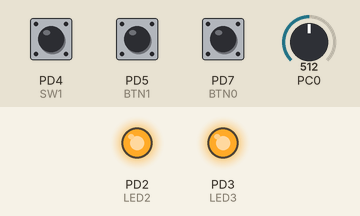
Bench run of a program on a simulated ATmega328P, built with avr-gcc and emulated at 16 MHz. Shown: output pins drawn as LEDs (lit = HIGH). The inputs (shaded band) are chosen by the test bench; at power-on: PD4 (SW1) LOW, PC0 = 512, PD5 (BTN1) HIGH, PD7 (BTN0) HIGH. Pins used as bus, display or sensor lines are not drawn.

Above: at 1.2 s.
1.3 s: PD4 (SW1) pulled HIGH for 0.15 s
At 1.37 s:
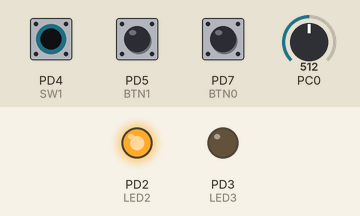
2.9 s: PD4 (SW1) pulled HIGH for 3.2 s
At 7.1 s:
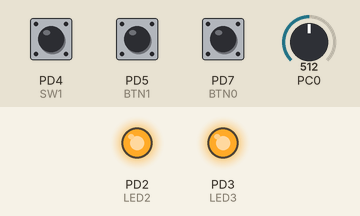
Timing chart, 0 to 8.6 s (numbered marks = the images above; inputs shaded):
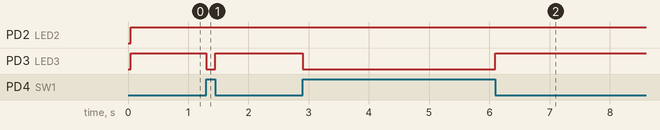

The program:

main.c
```c
/*
 * Students: Mytch Johnson and Erik Miller
 * Class: CPE 329-07 w/ Dr. Oliver
 * Project 2: Create a function generator
 * Date: 4/20/2016
 * Revision: 1
 */

#include "WaveGen.h"
#include "arduinoUtil.h"

// Global Variables
uint8_t btn0 = 0;
uint8_t btn1 = 0;

uint8_t was0Pressed = 0;
uint8_t was1Pressed = 0;

uint16_t voltage = 0;

int main() {
   GPIO_Initialization();  // initialize GPIO, interrupts, and timers
   initWaves();            // fill square, sawtooth, triangle, and sine LUTs

   sei();									// enable interrupts

   PORTD |= (1<<LED2);     // indicator LED that system is ready

   // Stuck here forever
   while (1){
      if (check_switch())              // If the switch is active,
         setFreq(check_voltage());  //  step through the frequencies
      else {                           // If the switch is not active,
         sweepFreq(check_voltage());
      }
   }

   return 0;
}

///////////////////////////////////ISR/////////////////////////////////////////

// ISR to increment through wave function LUTs and set frequency
ISR(TIMER0_COMPA_vect){
   Transmit_SPI_Master(nextWavePoint());
}

// ISR to check the buttons
ISR(TIMER2_COMPA_vect){
   // Button Debounce
   if (!(PIND & 1 << BTN0))
      btn0++;
   else
      btn0 = was0Pressed = 0;

   if (!(PIND & 1 << BTN1))
      btn1++;
   else
      btn1 = was1Pressed = 0;

   // If a button has been pressed, cycle to next wave or duty
   if(btn0 >= DEBOUNCE) {
      if (!was0Pressed)
         nextWave();
      btn0 = 0;
      was0Pressed = 1;
   }

   if(btn1 >= DEBOUNCE) {
      if (!was1Pressed) {
         cycleDuty();
      }
      btn1 = 0;
      was1Pressed = 1;
   }

}
```

WaveGen.c
```c
/*
 * Students: Mytch Johnson and Erik Miller
 * Class: CPE 329-07 w/ Dr. Oliver
 * Project 2: Create a function generator
 * Date: 4/20/2016
 * Revision: 1
 */

#include "WaveGen.h"

#define NUM_WAVES 4
#define STANDARD_DUTY_CYCLE 50 // %

#define MAX_VOLTAGE 5 // Volts
#define MIN_VOLTAGE 0 // Volts

void make_square_LUT();
void make_triangle_LUT();
void make_sawtooth_LUT();
void make_sin_LUT();

uint8_t dutyCycle = STANDARD_DUTY_CYCLE;

uint16_t SquareWave[NUM_SAMPLES];
uint16_t TriWave[NUM_SAMPLES];
uint16_t SawWave[NUM_SAMPLES];
uint16_t SinWave[NUM_SAMPLES];

uint16_t *Wave;

void initWaves() {
   make_square_LUT();
   make_triangle_LUT();
   make_sawtooth_LUT();
   make_sin_LUT();

   Wave = SquareWave;
}

void nextWave() {
   static uint8_t waveNdx = 0;
   static uint16_t* waves[NUM_WAVES] = {SquareWave, TriWave, SawWave, SinWave};

   waveNdx++;
   waveNdx %= NUM_WAVES;

   Wave = waves[waveNdx];
}

uint16_t nextWavePoint() {
   static uint8_t ndx = -1;

   ndx += sampleDivider;
   ndx %= NUM_SAMPLES;

   return Wave[ndx];
}

void cycleDuty() {
   dutyCycle += 10;
   dutyCycle %= 110;
   make_square_LUT();
}

void make_square_LUT(){
   uint8_t i;
   uint8_t duty = NUM_SAMPLES * (double) dutyCycle/100;

   for (i = 0; i < duty; i++)
      SquareWave[i] = volts_to_bits(MAX_VOLTAGE);

   for ( ; i < NUM_SAMPLES ; i++)
      SquareWave[i] = volts_to_bits(MIN_VOLTAGE);
}

void make_triangle_LUT(){
   uint8_t i;
   uint8_t peak = NUM_SAMPLES / 2;
   double increment = ((double) MAX_VOLTAGE - MIN_VOLTAGE) / peak;
   double voltage = MIN_VOLTAGE - increment;

   for (i = 0; i < (peak + 1); i++)
      TriWave[i] = volts_to_bits(voltage += increment);

   for ( ; i < (NUM_SAMPLES - 1); i++)
      TriWave[i] = volts_to_bits(voltage -= increment);
}

void make_sawtooth_LUT(){
   uint8_t ndx;
   double increment = ((double) MAX_VOLTAGE - MIN_VOLTAGE) / (NUM_SAMPLES - 1);
   double voltage = MIN_VOLTAGE - increment;

   for (ndx = 0; ndx < NUM_SAMPLES; ndx++)
      SawWave[ndx] = volts_to_bits(voltage += increment);
}

void make_sin_LUT(){
   uint8_t ndx;
   double increment = 2 * M_PI / NUM_SAMPLES;
   double rad = -increment;
   double ampli = ((double) MAX_VOLTAGE - MIN_VOLTAGE) / 2;
   // The amplitude/2 is neccessary to compensate for sin()'s amplitude of 2
   double offset = MIN_VOLTAGE + ampli;

   for (ndx = 0; ndx < NUM_SAMPLES; ndx++)
      SinWave[ndx] = volts_to_bits(ampli * sin(rad += increment) + offset);
}
```

WaveGen.h
```c
/*
 * Students: Mytch Johnson and Erik Miller
 * Class: CPE 329-07 w/ Dr. Oliver
 * Project 2: Create a function generator
 * Date: 4/20/2016
 * Revision: 1
 */

#ifndef WaveGen_h
#define WaveGen_h

#include <stdio.h>
#include <math.h>
#include "arduinoUtil.h"

void initWaves();
void nextWave();
uint16_t nextWavePoint();
void cycleDuty();

#endif /* WaveGen_h */
```

arduinoUtil.c
```c
/*
 * Students: Mytch Johnson and Erik Miller
 * Class: CPE 329-07 w/ Dr. Oliver
 * Project 2: Create a function generator
 * Date: 4/20/2016
 * Revision: 1
 */

#include "arduinoUtil.h"

#define LEVEL_100 4
#define LEVEL_200 3
#define LEVEL_300 2
#define LEVEL_400 1
#define LEVEL_500 0

#define LEVEL_DIVIDER 52

// Standard frequency values needed for overflow
#define OVERFLOW_100HZ 135
#define OVERFLOW_200HZ 67
#define OVERFLOW_300HZ 90
#define OVERFLOW_400HZ 67
#define OVERFLOW_500HZ 54

uint8_t sampleDivider = 1;

// sets up SPI system between ATmega328P and slave device(s)
void Initialize_ADC0()
{
   ADCSRA = 0x87;                   //Turn On ADC and set prescaler (CLK/128)
   ADCSRB = 0x00;                   //turn off autotrigger
   ADMUX = 0x00;                    //Set ADC channel ADC0
}

void Initialize_SPI_Master(){
   SPCR = (0<<SPIE) |               // No interrupts
   (1<<SPE) |                       // SPI enabled
   (1<<MSTR) ;                      // master
   SPSR = 0x00;                     // clear flags
   PORTB = 1 << SS;                 // make sure SS is high
}

// Initializing timer 0 (change OCR0A for freq change!!!!!)
void initTimer0(){
   TCCR0A = 0x02;                   // timer CTC mode
   OCR0A = OVERFLOW_100HZ;          // sets counter overflow
   TCCR0B = 0x02;                   // timer clk = system clk / 8 (2MHz)
   TIFR0 = 0x02;                    // Interrupt occurs at OCRF0A overflow
   TIMSK0 = 0x02;                   // OCRF0A overflow interrupt enabled
}

void initTimer2(){
   TCCR2A = 0x02;                   // timer CTC mode
   OCR2A = BTN_OVERFLOW;		      // sets counter overflow
   TCCR2B = 0x04;                   // timer clk = system clk / 256 (2MHz)
   TIFR2 = 0x02;                    // Interrupt occurs at OCRF2A overflow
   TIMSK2 = 0x02;                   // OCRF0A overflow interrupt enabled
}

// initializes GPIO I/O, SPI interface, and interrupts
void GPIO_Initialization(){
   DDRB |= (1<<MOSI) | (1<<SCK)
         | (1<<SS);                 // make MOSI, SCK and SS outputs
   DDRD &= ~(1<<BTN1) | ~(1<<BTN1)
         | ~(1<<SW1);               // set buttons & switches as inputs
   DDRD |= (1<<LED2) | (1<<LED3);	// debug LEDs are output
   PORTD |= (1<<BTN0) | (1<<BTN1);               // set internal pull-ups

   Initialize_SPI_Master();			// initialize SPI to DAC
   initTimer0();
   initTimer2();
   Initialize_ADC0();
}

uint8_t check_switch(){
   if(PIND & 1<<SW1){
	   PORTD &= ~(1<<LED3);
	   return 1;
   }
	else{
		PORTD |= (1<<LED3);
		return 0;
	}
}

uint16_t check_voltage(){
   ADCSRA = 0xC7;                   // start conversion
   _delay_us(260);                  // ensure max sampling rate not exceeded
   uint16_t voltage = (ADC & 0x3FF)/4;  // read 10 bit voltage and convert to 8 bit

   if(voltage < 2)
      return 1;
   else
      return voltage;
}

// sends data to DAC over SPI data port
void Transmit_SPI_Master(uint8_t Data) {
   PORTB &= ~(1 << SS);					// Assert slave select (active low)
   SPDR = ((Data >> 8) & 0xF);      // Put top 4 bits onto SPDR
   SPDR |= 0x70;                    // Attach configuration bits onto MSB

   while (!(SPSR & (1<<SPIF)))
      ;

   SPDR = 0xFF & Data;              // Put the remaining 8 bits onto SPDR

   while (!(SPSR & (1<<SPIF)))
      ;

   PORTB |= 1 << SS;						//Turn off slave select
}

// allows delays with variable input for us range
void delay_us(uint16_t delay){
   while (delay--)
      _delay_us(1);
}

// allows delays with variable input for ms range
void delay_ms(uint16_t delay){
   while (delay--)
      _delay_ms(1);
}

// converts input voltage between 0-5V to 12bit number for DAC
uint16_t volts_to_bits(double voltage){
   double bits = ((voltage / 5.0) * 4095);

   if (bits > 4095)
      bits =  4095;
   return bits;                     // return 12bit equivalent for DAC
}

// Expects a value between 0 and 255, and sets the overflow to the corresponding
//  level for incremental frequency mode
void setFreq(uint8_t level) {
   level /= LEVEL_DIVIDER;

   if (level == LEVEL_100){
      sampleDivider = 1;
      OCR0A = OVERFLOW_100HZ;
   }
   else if (level == LEVEL_200) {
      sampleDivider = 1;
      OCR0A = OVERFLOW_200HZ;
   }
   else if (level == LEVEL_300) {
      sampleDivider = 2;
      OCR0A = OVERFLOW_300HZ;
   }
   else if (level == LEVEL_400) {
      sampleDivider = 2;
      OCR0A = OVERFLOW_400HZ;
   }
   else{
      sampleDivider = 2;
      OCR0A = OVERFLOW_500HZ;
   }
}

// Expects a value between 0 and 255, and sets the overflow to that value for
//  variable frequency mode
void sweepFreq(uint8_t level) {
   sampleDivider = 2;
   OCR0A = level;
}
```

arduinoUtil.h
```c
/*
 * Students: Mytch Johnson and Erik Miller
 * Class: CPE 329-07 w/ Dr. Oliver
 * Project 2: Create a function generator
 * Date: 4/20/2016
 * Revision: 1
 */

#ifndef arduinoUtil_h
#define arduinoUtil_h

// Hardware CPU clock speed
#define F_CPU 16000000              //define internal CLK speed

// SPI pin locations
#define MOSI 3                      // PB pin 3
#define SCK  5                      // PB pin 5
#define SS   2                      // PB pin 2

// Debug LED pin Locations
#define LED2 2
#define LED3 3

// Input pin locations
#define BTN0 7                      // Button 0
#define BTN1 5                      // Button 1
#define SW1 4                       // switch 0
#define POT0 0                      // Potentiometer

// non changing values
#define NUM_SAMPLES 146
#define DEBOUNCE 10


#define BTN_OVERFLOW 63

#include <stdio.h>

#include <avr/io.h>
#include <util/delay.h>
#include <avr/interrupt.h>

extern uint8_t sampleDivider;

// initialization helper functions
void Initialize_SPI_Master();
void Transmit_SPI_Master(uint8_t);
void GPIO_Initialization();
void initTimer0();
void genorate_LUTs();
void change_freq();

// general helper functions
void delay_us(uint16_t);
void delay_ms(uint16_t);
uint8_t check_buttons();
uint8_t check_switch();
uint16_t check_voltage();

// Program 2 specific functions
uint16_t volts_to_bits(double);
void setFreq(uint8_t);
void sweepFreq(uint8_t);

#endif /* arduinoUtil_h */
```

Measured:
- after the input at 1.3 s, PD3 (LED3): HIGH → LOW at once, → HIGH 0.15 s later
- after the input at 2.9 s, PD3 (LED3): HIGH → LOW at once, → HIGH 3.2 s later
